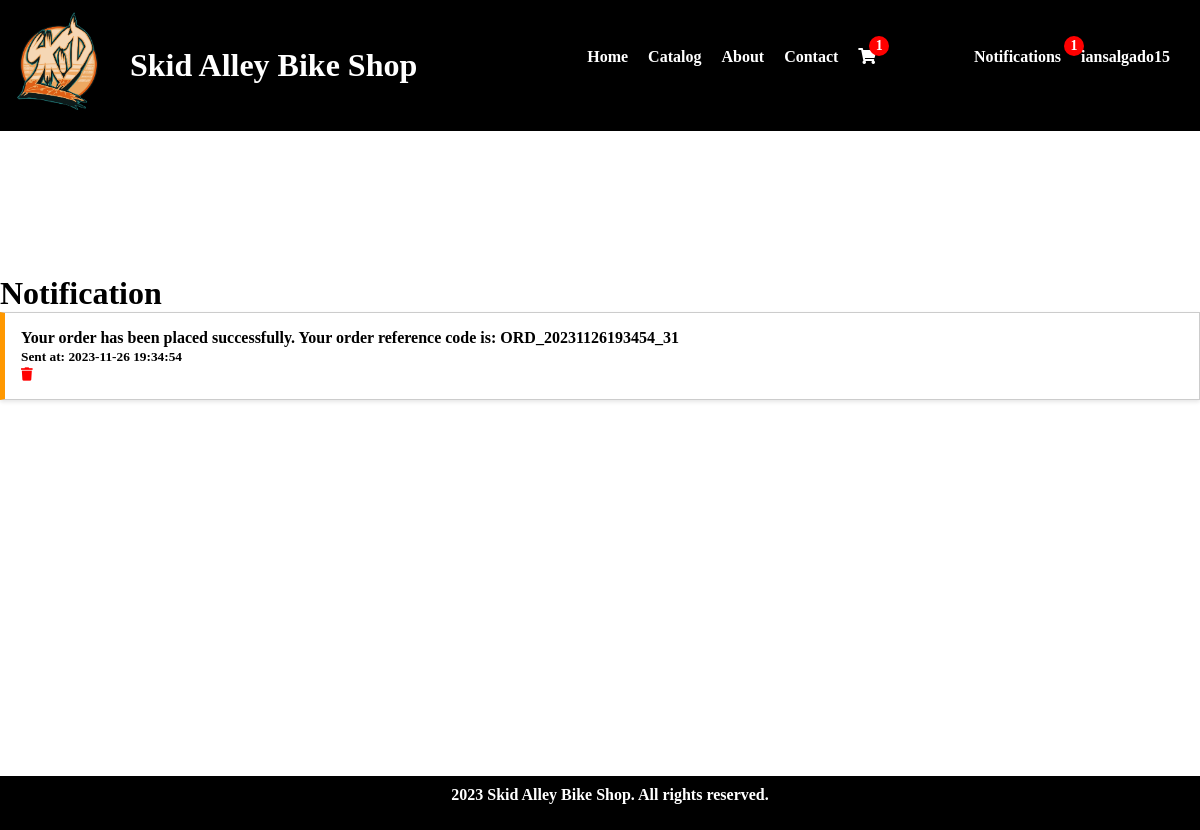
Before: /notifications.php (signed in) with the older database file.
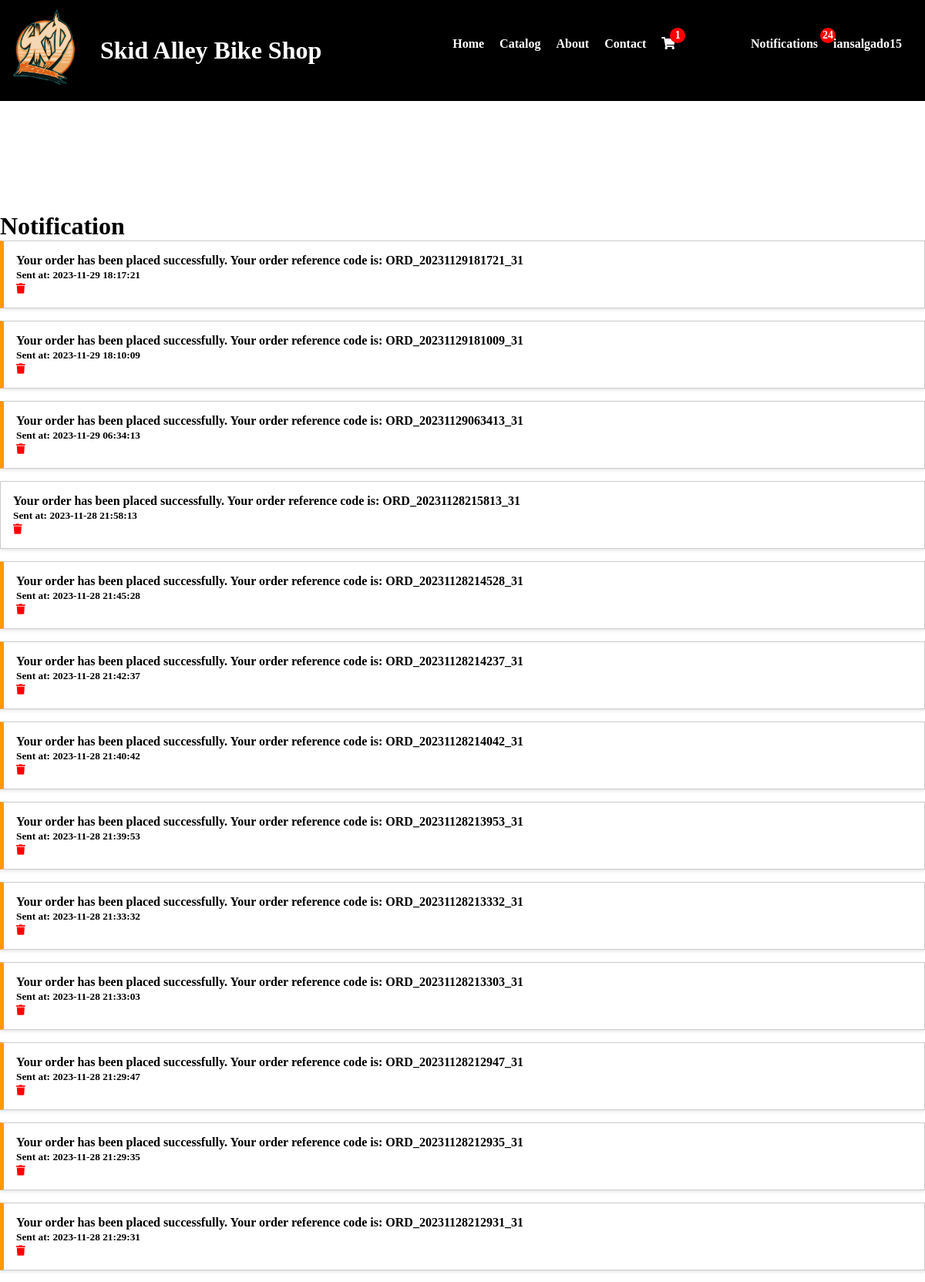
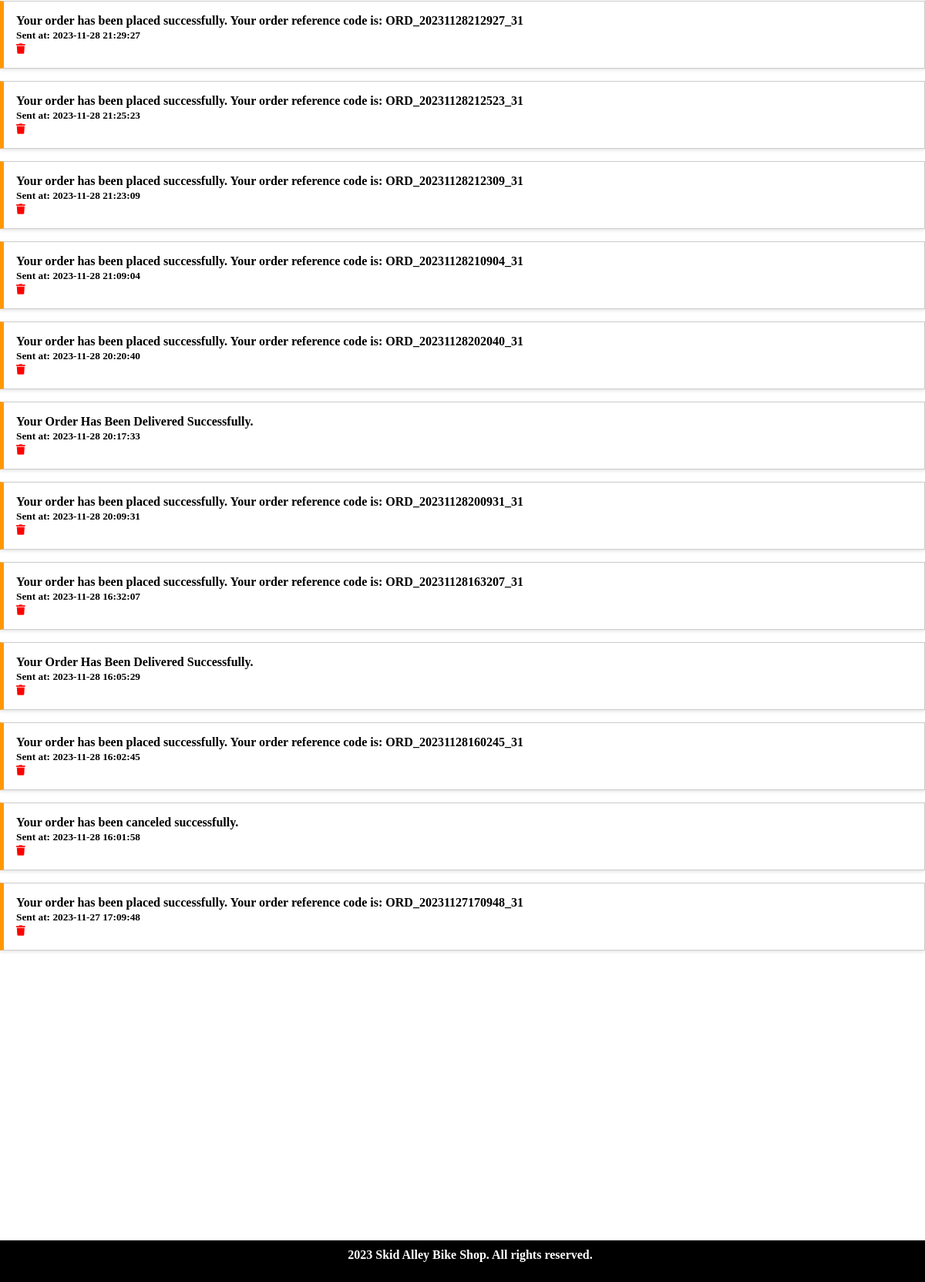
After: the same page with the newer database file (2 pictures, top to bottom).
### tables this page shows
CREATE TABLE `content_management_logo` (
  `id` int(11) NOT NULL,
  `logo` text NOT NULL
);

CREATE TABLE `notifications` (
  `notification_id` int(10) NOT NULL,
  `user_id` int(10) NOT NULL,
  `message` text NOT NULL,
  `notification_type` varchar(20) NOT NULL,
  `timestamp` datetime NOT NULL,
  `status` varchar(50) NOT NULL,
  `is_read` tinyint(1) NOT NULL DEFAULT 0,
  `promo_id` int(10) NOT NULL
);

### notifications.php (the view, shortened to what this page needs)
<?php include('partials-front/menu.php'); ?>
<br><br><br><br><br><br><br><br>
<link rel="stylesheet" href="https://cdnjs.cloudflare.com/ajax/libs/font-awesome/5.15.4/css/all.min.css">
<link rel="stylesheet" href="https://cdn.jsdelivr.net/npm/alertifyjs/build/css/alertify.min.css" />
<link rel="stylesheet" href="https://cdn.jsdelivr.net/npm/alertifyjs/build/css/themes/default.min.css" />
<body>
    <header>
        <h1>Notification </h1>
    </header>
    <main>
    <div class="notification-container">
        <?php
        $notificationSql = "SELECT * FROM notifications WHERE user_id = $userId ORDER BY timestamp DESC";
        $notificationResult = mysqli_query($conn, $notificationSql);
        if (mysqli_num_rows($notificationResult) > 0) {
            while ($row = mysqli_fetch_assoc($notificationResult)) {
                $notificationId = $row['notification_id'];
                $message = $row['message'];
                $timestamp = $row['timestamp'];
                $notificationType = $row['notification_type'];
                $isRead = $row['is_read'];
                $notificationClass = $isRead ? 'read' : 'unread';
                ?>
                <div class='notification <?php echo $notificationClass; ?>' onclick="showNotification('<?php echo $message ?>', '<?php echo $notificationType ?>', <?php echo $notificationId ?>)">
                    <p><?php echo $message ?></p>
                    <p><small>Sent at: <?php echo $timestamp ?></small></p>
                    <form method="post" action="<?php echo SITEURL; ?>delete-notification.php">
                        <button type="submit" class="delete-button" style="background: none; border: none;" onclick="deleteNotification(event)">
                            <i class="fa fa-trash" style="color: red;"></i>
                        </button>
                    </form>
                </div>
                <?php
            }
        } else {
            echo "<p>No notifications found.</p>";
        }
        ?>
    </div>
    </main>
</body>
</html>
<?php include('partials-front/footer.php'); ?>

### partials-front/menu.php (shortened to what this page needs)
<?php include('config/constants.php'); ?>
<!DOCTYPE html>
<html lang="en">
<?php
if (isset($_SESSION['userLoggedIn']) && $_SESSION['userLoggedIn'] === true) {
    $userId = $_SESSION['client_id'];
} else {
    $userId = null;
}
?>
<head>
    <link rel="stylesheet" href="style.css">
    <link href="https://cdnjs.cloudflare.com/ajax/libs/font-awesome/5.15.4/css/all.min.css" rel="stylesheet">
</head>
<body>
    <div class="header">
        <?php
        $sql = "SELECT * FROM content_management_logo";
        $res = mysqli_query($conn, $sql);
        $count = mysqli_num_rows($res);
        if ($count > 0) {
            while ($row = mysqli_fetch_assoc($res)) {
                $logo = $row['logo'];
                ?>
                <div class="skidalley">
                <a href="<?php echo SITEURL; ?>index.php">  <?php
                            if ($logo == "")
                            {
                                echo "<div class='error'>Image not Added.</div>";
                            } else {
                                ?>
                                <img src="<?php echo SITEURL; ?>images/logo/<?php echo $logo; ?>"
                                     width="100px">
                                <?php
                            }
                            ?>
                            </img> </a>
                <a href="<?php echo SITEURL; ?>index.php"> <h1 id="name"> Skid Alley Bike Shop </h1> </a>
                </div>
             <?php
            }
        }
        else
        {
            echo  "<td colspan='4'><div class='error'>No Logo Added.</div></td>";
        }
      ?>
        <div class="navbar">
            <a href="<?php echo SITEURL; ?>home.php"> <p> Home </p> </a>
            <a href="<?php echo SITEURL; ?>index.php"> <p> Catalog </p> </a>
            <a href="<?php echo SITEURL; ?>about.php"> <p> About </p> </a>
            <a href="<?php echo SITEURL; ?>contact.php"> <p> Contact </p> </a>
            <a href="<?php echo SITEURL; ?>cart.php" class="cart-link">
                <i class="fas fa-shopping-cart"></i>
                <?php
                if (isset($_SESSION['userLoggedIn'])) {
                    $productCount = getUniqueProductCount($userId);
                    if ($productCount > 0) {
                        echo '<span class="cart-count">' . $productCount . '</span>';
                    }
                }
                ?>
</a>
        </div>
        <div class="logsign">
        <?php
        if (isset($_SESSION['userLoggedIn']) && $_SESSION['userLoggedIn'] === true) {
            $username = $_SESSION['username'];
            $userId = $_SESSION['client_id'];
        ?>
            <div class="notifications">
            <a href="<?php echo SITEURL; ?>notifications.php">
                <p>Notifications</p>
                <?php
                if (isset($_SESSION['userLoggedIn'])) {
                    $notificationCount = getNotificationCount($userId);
                    if ($notificationCount > 0) {
                        echo '<span class="cart-count">' . $notificationCount . '</span>';
                    }
                }
                ?>
            </a>
        </div>
            <div class="user-container">
                <p id="username"><?php echo $username; ?></p>
            </div>
        <?php
        }
        else
        {
        ?>
            <a href="<?php echo SITEURL; ?>login.php"><p>Login</p></a>
            <p>|</p>
            <a href="<?php echo SITEURL; ?>signup.php"><p>Signup</p></a>
        <?php
        }
        ?>
        </div>
    </div>
</body>
<?php
function getUniqueProductCount($userId) {
    global $conn;
    $uniqueProductCount = 0;
    $sql = "SELECT COUNT(DISTINCT CONCAT(product_id, '-', color, '-', size)) AS unique_product_count FROM cart_list WHERE client_id = $userId";
    $result = $conn->query($sql);
    if ($result->num_rows > 0) {
        $row = $result->fetch_assoc();
        $uniqueProductCount = $row['unique_product_count'];
    }
    return $uniqueProductCount;
}
function getNotificationCount($userId) {
    global $conn;
    $notificationCount = 0;
    $sql = "SELECT COUNT(*) AS notification_count FROM notifications WHERE user_id = $userId AND is_read = 0";
    $result = $conn->query($sql);
    if ($result->num_rows > 0) {
        $row = $result->fetch_assoc();
        $notificationCount = $row['notification_count'];
    }
    return $notificationCount;
}
?>

### partials-front/footer.php
<div class="footer">
      <p> 2023 Skid Alley Bike Shop. All rights reserved. </p>
  </div>

### style.css (style rules this page uses)
* { padding: 0px; margin: 0px; font-family: 'Gill Sans MT'; font-weight:bolder; }
a { text-decoration: none; color: white; }
.header { align-items: center; align-content: center; padding: 10px; color: white; display: flex; background-color: black; position: relative; width: 100%; }
.skidalley { display: flex; align-items: center; gap: 20px; }
.navbar { display: flex; gap: 20px; margin-left: 170px; color: black; }
.navbar a { color: white; }
#username, .logout-dropdown a { color: white; }
#name { color: white; }
.notifications a { color: white !important; text-decoration: none !important; transition: color 0.3s; }
.logsign { display: flex; margin-left: auto; gap: 10px; margin-right: 10px; }
.logsign p { margin-right: 10px; }
.footer { background-color: black; color: white; text-align: center; padding: 10px; width: 100%; position: relative; margin-top: auto; }
.user-container { position: relative; display: inline-block; margin-right: 20px; }
#username { cursor: pointer; color: white; font-weight: bold; transition: color 0.3s; }
.notification { background-color: white; border: 1px solid #ccc; padding: 1rem; margin-bottom: 1rem; box-shadow: 0 2px 4px rgba(0, 0, 0, 0.1); }
.notification p { margin: 0; }
p { margin-top: 0; margin-bottom: 1rem; }

### partials-front/menu.php (style rules this page uses)
.cart-link { position: relative; display: inline-block; }
.cart-count { position: absolute; top: -12px; right: -13px; background-color: red; color: white; border-radius: 50%; width: 20px; height: 20px; text-align: center; line-height: 20px; font-size: 14px; }
.notifications { position: relative; display: inline-block; }

### notifications.php (style rules this page uses)
.delete-button { background: none; border: none; }
.notification.unread { border-left: 5px solid #ff9800; }

Changed rows visible on the page:
removed notifications: message "Your order has been placed successfully. Your order reference code is: ORD_20231126193454_31", timestamp "2023-11-26 19:34:54"
added notifications: message "Your order has been placed successfully. Your order reference code is: ORD_20231129181721_31", timestamp "2023-11-29 18:17:21"
added notifications: message "Your order has been placed successfully. Your order reference code is: ORD_20231129181009_31", timestamp "2023-11-29 18:10:09"
added notifications: message "Your order has been placed successfully. Your order reference code is: ORD_20231129063413_31", timestamp "2023-11-29 06:34:13"
added notifications: message "Your order has been placed successfully. Your order reference code is: ORD_20231128215813_31", timestamp "2023-11-28 21:58:13", is_read 1 (drawn)
added notifications: message "Your order has been placed successfully. Your order reference code is: ORD_20231128214528_31", timestamp "2023-11-28 21:45:28"
added notifications: message "Your order has been placed successfully. Your order reference code is: ORD_20231128214237_31", timestamp "2023-11-28 21:42:37"
added notifications: message "Your order has been placed successfully. Your order reference code is: ORD_20231128214042_31", timestamp "2023-11-28 21:40:42"
added notifications: message "Your order has been placed successfully. Your order reference code is: ORD_20231128213953_31", timestamp "2023-11-28 21:39:53"
added notifications: message "Your order has been placed successfully. Your order reference code is: ORD_20231128213332_31", timestamp "2023-11-28 21:33:32"
added notifications: message "Your order has been placed successfully. Your order reference code is: ORD_20231128213303_31", timestamp "2023-11-28 21:33:03"
added notifications: message "Your order has been placed successfully. Your order reference code is: ORD_20231128212947_31", timestamp "2023-11-28 21:29:47"
added notifications: message "Your order has been placed successfully. Your order reference code is: ORD_20231128212935_31", timestamp "2023-11-28 21:29:35"
added notifications: message "Your order has been placed successfully. Your order reference code is: ORD_20231128212931_31", timestamp "2023-11-28 21:29:31"
added notifications: message "Your order has been placed successfully. Your order reference code is: ORD_20231128212927_31", timestamp "2023-11-28 21:29:27"
added notifications: message "Your order has been placed successfully. Your order reference code is: ORD_20231128212523_31", timestamp "2023-11-28 21:25:23"
added notifications: message "Your order has been placed successfully. Your order reference code is: ORD_20231128212309_31", timestamp "2023-11-28 21:23:09"
added notifications: message "Your order has been placed successfully. Your order reference code is: ORD_20231128210904_31", timestamp "2023-11-28 21:09:04"
added notifications: message "Your order has been placed successfully. Your order reference code is: ORD_20231128202040_31", timestamp "2023-11-28 20:20:40"
added notifications: message "Your Order Has Been Delivered Successfully.", timestamp "2023-11-28 20:17:33"
added notifications: message "Your order has been placed successfully. Your order reference code is: ORD_20231128200931_31", timestamp "2023-11-28 20:09:31"
added notifications: message "Your order has been placed successfully. Your order reference code is: ORD_20231128163207_31", timestamp "2023-11-28 16:32:07"
added notifications: message "Your Order Has Been Delivered Successfully.", timestamp "2023-11-28 16:05:29"
added notifications: message "Your order has been placed successfully. Your order reference code is: ORD_20231128160245_31", timestamp "2023-11-28 16:02:45"
added notifications: message "Your order has been canceled successfully.", timestamp "2023-11-28 16:01:58"
added notifications: message "Your order has been placed successfully. Your order reference code is: ORD_20231127170948_31", timestamp "2023-11-27 17:09:48"
Other visible differences:
$notificationCount: "1" → "24"
